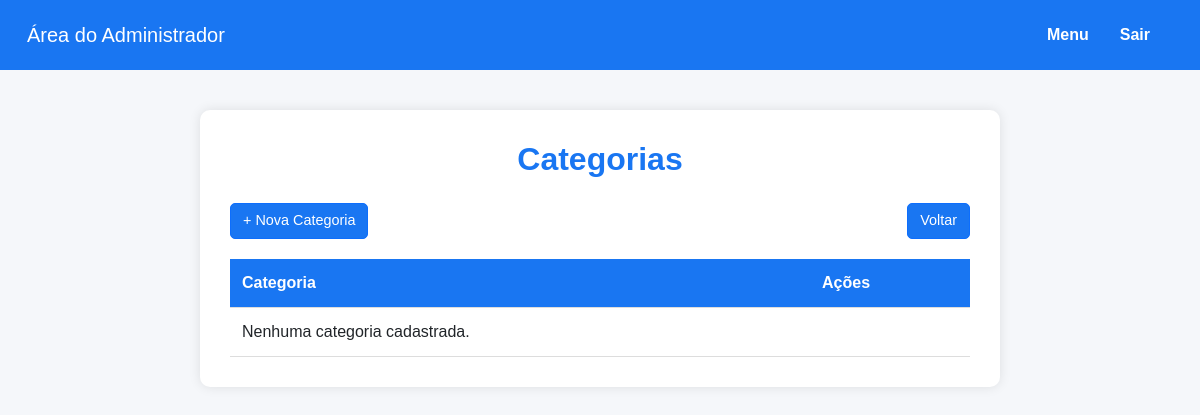
Before: /Projeto/MVSinfo/Projeto/php/area-admin/categorias/categorias.php (signed in) with the older database file.
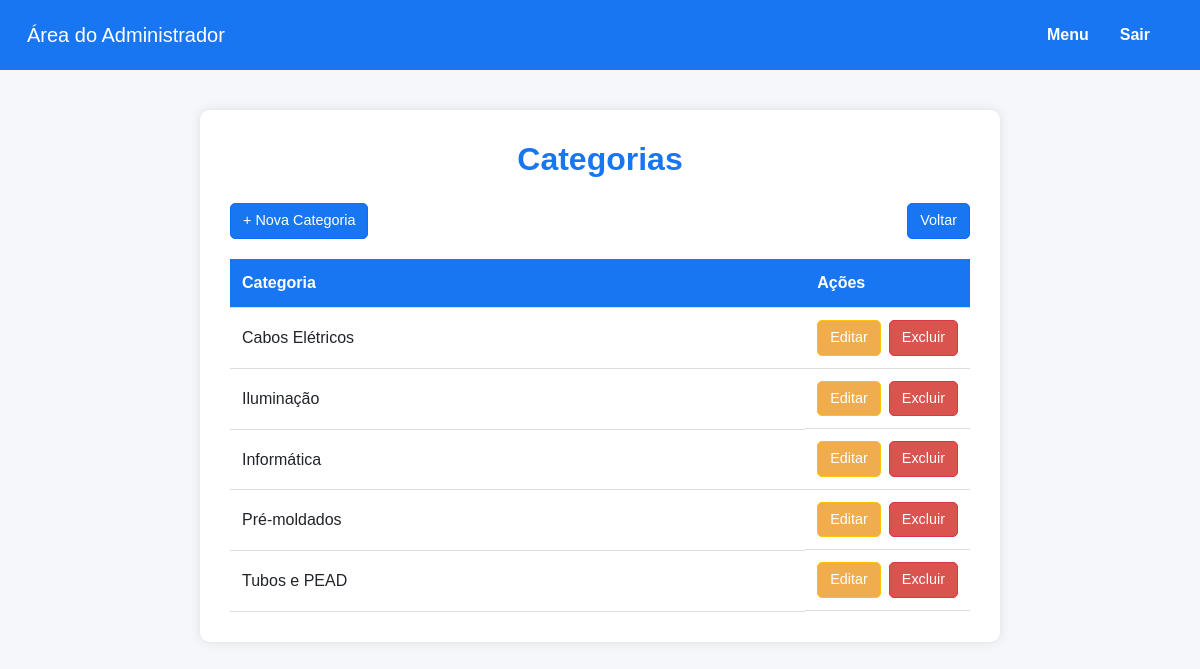
After: the same page with the newer database file.
### tables this page shows
CREATE TABLE categoria (
    id_categoria INT PRIMARY KEY AUTO_INCREMENT,
    descricao VARCHAR(100) NOT NULL
);

### Projeto/MVSinfo/Projeto/php/area-admin/categorias/categorias.php (the view, shortened to what this page needs)
<?php
$conexao = new Conexao();
$pdo = $conexao->getPdo();
$stmt = $pdo->query("SELECT * FROM categoria ORDER BY descricao ASC");
$categorias = $stmt->fetchAll(PDO::FETCH_ASSOC);
?>
<!DOCTYPE html>
<html lang="pt-BR">
<head>
  <link href="https://cdn.jsdelivr.net/npm/bootstrap@5.3.3/dist/css/bootstrap.min.css" rel="stylesheet" />
</head>
<body>
<nav class="navbar navbar-expand-lg">
  <div class="container-fluid">
    <a class="navbar-brand text-white" href="#">Área do Administrador</a>
    <div class="collapse navbar-collapse justify-content-end" id="navbarNav">
      <div class="navbar-nav">
        <a class="nav-link" href="../area-admin.php">Menu</a>
        <a class="nav-link" href="../../logout.php">Sair</a>
      </div>
    </div>
  </div>
</nav>
<div class="container">
  <h2>Categorias</h2>
  <div class="top-actions">
    <a href="categorias-add.php" class="btn btn-primary">+ Nova Categoria</a>
    <a href="../area-admin.php" class="btn btn-primary">Voltar</a>
  </div>
  <table>
    <thead>
      <tr>
        <th>Categoria</th>
        <th style="width: 160px;">Ações</th>
      </tr>
    </thead>
    <tbody>
      <?php if (empty($categorias)): ?>
        <tr><td colspan="2">Nenhuma categoria cadastrada.</td></tr>
      <?php else: ?>
        <?php foreach ($categorias as $cat): ?>
          <tr>
            <td><?= htmlspecialchars($cat['descricao']) ?></td>
            <td class="actions">
              <a href="categorias-edit.php?id=<?= $cat['id_categoria'] ?>" class="btn btn-warning btn-sm">Editar</a>
              <a href="categorias-delete.php?id=<?= $cat['id_categoria'] ?>" class="btn btn-danger btn-sm" onclick="return confirm('Confirma exclusão?')">Excluir</a>
            </td>
          </tr>
        <?php endforeach; ?>
      <?php endif; ?>
    </tbody>
  </table>
</div>
</body>
</html>

### Projeto/MVSinfo/Projeto/php/area-admin/categorias/categorias.php (style rules this page uses)
body { background-color: #f5f7fa; font-family: Arial, sans-serif; }
.navbar { background-color: #1976f2; padding: 15px; }
.navbar .nav-link { color: white; font-weight: bold; margin-right: 15px; }
.container { max-width: 800px; margin: 40px auto; background: white; padding: 30px; border-radius: 10px; box-shadow: 0 0 12px rgba(0,0,0,0.1); }
h2 { color: #1976f2; text-align: center; margin-bottom: 25px; font-weight: 700; }
table { width: 100%; border-collapse: collapse; margin-top: 20px; }
th, td { text-align: left; padding: 12px; border-bottom: 1px solid #ddd; }
th { background-color: #1976f2; color: white; }
.btn { padding: 6px 12px; border-radius: 5px; font-size: 0.9rem; }
.btn-primary { background-color: #1976f2; color: white; }
.btn-warning { background-color: #f0ad4e; color: white; }
.btn-danger { background-color: #d9534f; color: white; }
.actions { display: flex; gap: 8px; }
.top-actions { display: flex; justify-content: space-between; margin-bottom: 15px; }

Changed rows visible on the page:
added categoria: descricao "Cabos Elétricos"
added categoria: descricao "Iluminação"
added categoria: descricao "Informática"
added categoria: descricao "Pré-moldados"
added categoria: descricao "Tubos e PEAD"
Other visible differences:
text no longer shown: "Nenhuma categoria cadastrada."
